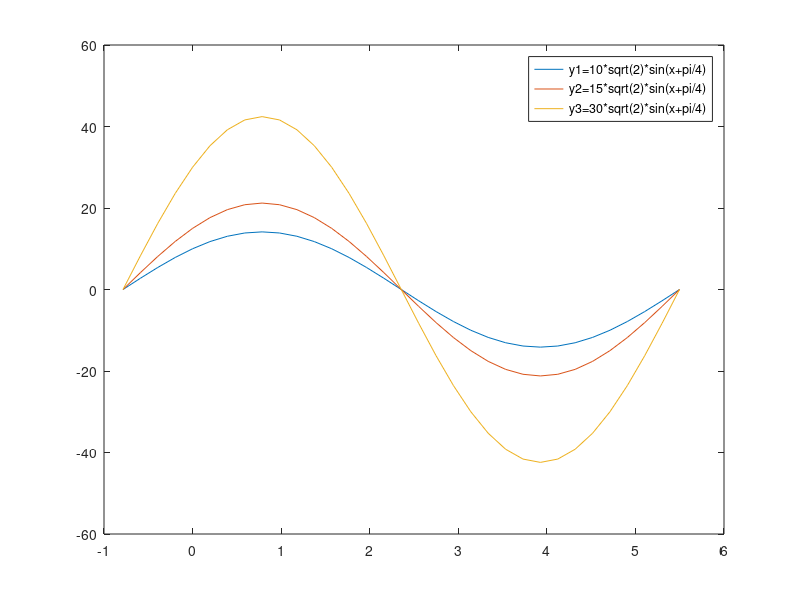

Write the MATLAB code that produced this figure. (Note: this script raises an error after producing the figure.)
xm=-pi/4:pi/16:7*pi/4;
y1=10*sqrt(2)*sin(xm+pi/4);
y2=15*sqrt(2)*sin(xm+pi/4);
y3=30*sqrt(2)*sin(xm+pi/4);
plot(xm,y1,xm,y2,xm,y3)
legend('y1=10*sqrt(2)*sin(x+pi/4)','y2=15*sqrt(2)*sin(x+pi/4)','y3=30*sqrt(2)*sin(x+pi/4)')
syms x y
eqns =[10*sqrt(2)*sin(x+pi/4)==y,15*sqrt(2)*sin(x+pi/4)==y];
S=solve(eqns,[x,y]);
X=double(S.x(2));
Y=double(S.y(2));
str2 = ['x=',num2str(X),' y=',num2str(Y)];
text(X,Y,str2);
grid